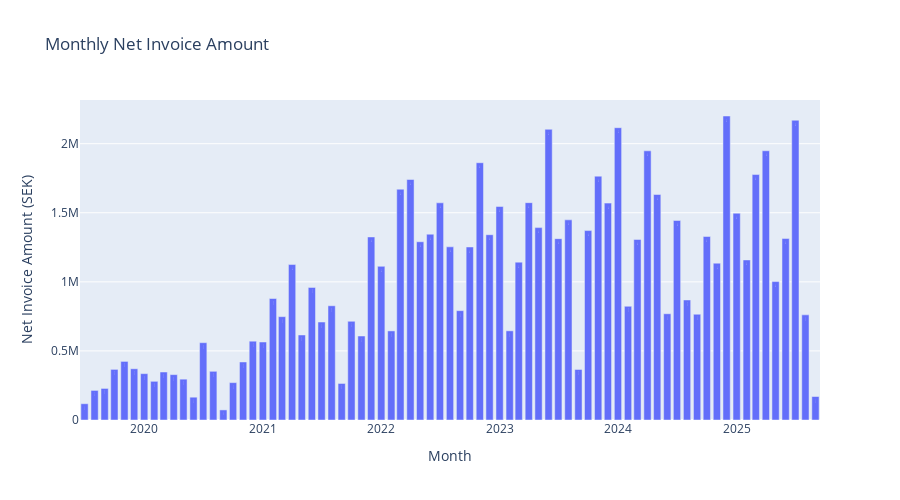
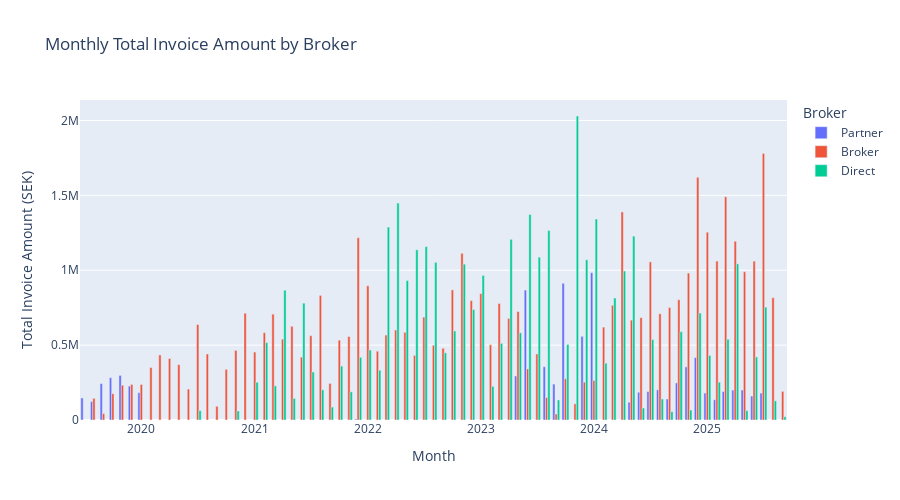

Source (notebook cell) for these figures, in order:
### Code cell
# Plot net amounts for all dates
plot_invoice_amounts(invoices, amount_type='net')

# Plot total amounts with broker as hue
plot_invoice_amounts(invoices, amount_type='total', hue=True)

# Plot net amounts for a specific date range with broker coloring
plot_invoice_amounts(invoices, start_date='2024-01-01', end_date='2024-12-31', amount_type='net', hue=True)

# Plot total amounts for dates after a specific date without hue
plot_invoice_amounts(invoices, start_date='2024-09-01', amount_type='total', hue=False)
